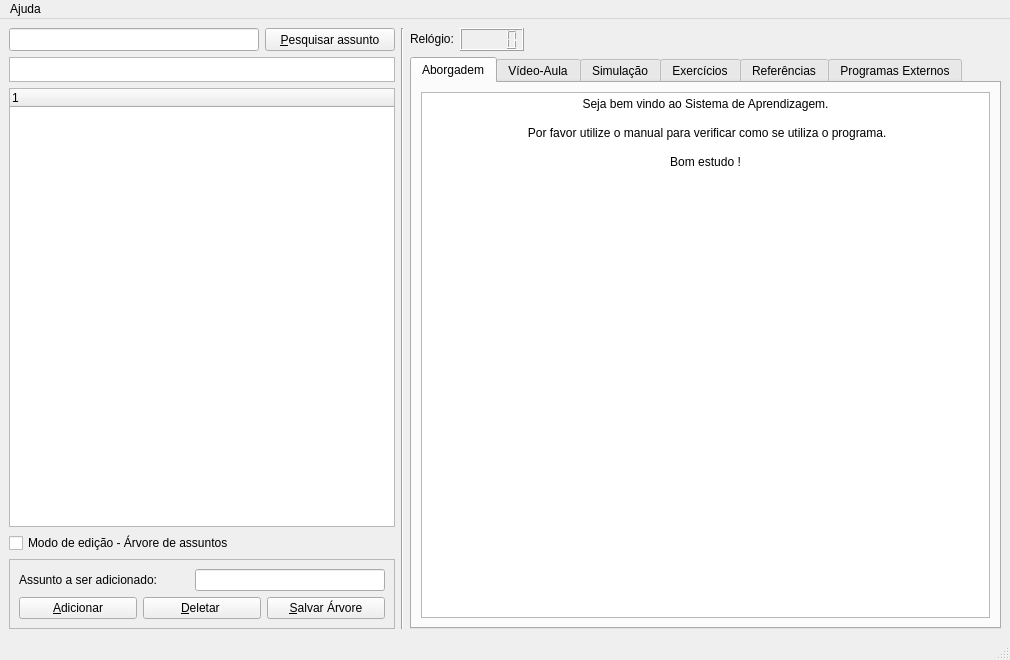
<?xml version="1.0" encoding="UTF-8"?>
<ui version="4.0">
 <class>MainWindow</class>
 <widget class="QMainWindow" name="MainWindow">
  <property name="windowModality">
   <enum>Qt::NonModal</enum>
  </property>
  <property name="geometry">
   <rect>
    <x>0</x>
    <y>0</y>
    <width>1010</width>
    <height>660</height>
   </rect>
  </property>
  <property name="minimumSize">
   <size>
    <width>400</width>
    <height>400</height>
   </size>
  </property>
  <property name="font">
   <font>
    <weight>50</weight>
    <italic>false</italic>
    <bold>false</bold>
    <underline>false</underline>
    <strikeout>false</strikeout>
    <stylestrategy>PreferAntialias</stylestrategy>
   </font>
  </property>
  <property name="cursor">
   <cursorShape>ArrowCursor</cursorShape>
  </property>
  <property name="windowTitle">
   <string>SATEC - Sistema de Aprendizagem de Telecomunicações</string>
  </property>
  <property name="windowIcon">
   <iconset>
    <normaloff>../Icone.png</normaloff>../Icone.png</iconset>
  </property>
  <property name="toolButtonStyle">
   <enum>Qt::ToolButtonIconOnly</enum>
  </property>
  <property name="documentMode">
   <bool>false</bool>
  </property>
  <property name="dockOptions">
   <set>QMainWindow::AllowTabbedDocks|QMainWindow::AnimatedDocks</set>
  </property>
  <property name="unifiedTitleAndToolBarOnMac">
   <bool>false</bool>
  </property>
  <widget class="QWidget" name="centralwidget">
   <layout class="QGridLayout" name="gridLayout_3">
    <item row="0" column="0">
     <widget class="QLineEdit" name="lineSearch">
      <property name="sizePolicy">
       <sizepolicy hsizetype="Expanding" vsizetype="Minimum">
        <horstretch>0</horstretch>
        <verstretch>0</verstretch>
       </sizepolicy>
      </property>
      <property name="maximumSize">
       <size>
        <width>250</width>
        <height>16777215</height>
       </size>
      </property>
     </widget>
    </item>
    <item row="0" column="1">
     <widget class="QPushButton" name="buttonPesquisar">
      <property name="maximumSize">
       <size>
        <width>180</width>
        <height>27</height>
       </size>
      </property>
      <property name="text">
       <string>&amp;Pesquisar assunto</string>
      </property>
     </widget>
    </item>
    <item row="0" column="2" rowspan="5">
     <widget class="Line" name="line">
      <property name="orientation">
       <enum>Qt::Vertical</enum>
      </property>
     </widget>
    </item>
    <item row="0" column="3">
     <widget class="QLabel" name="label_2">
      <property name="text">
       <string>&lt;html&gt;&lt;head/&gt;&lt;body&gt;&lt;p&gt;Relógio:&lt;/p&gt;&lt;/body&gt;&lt;/html&gt;</string>
      </property>
      <property name="textFormat">
       <enum>Qt::RichText</enum>
      </property>
     </widget>
    </item>
    <item row="0" column="4">
     <widget class="QLCDNumber" name="lcdNumber">
      <property name="palette">
       <palette>
        <active>
         <colorrole role="WindowText">
          <brush brushstyle="SolidPattern">
           <color alpha="255">
            <red>255</red>
            <green>255</green>
            <blue>255</blue>
           </color>
          </brush>
         </colorrole>
        </active>
        <inactive>
         <colorrole role="WindowText">
          <brush brushstyle="SolidPattern">
           <color alpha="255">
            <red>255</red>
            <green>255</green>
            <blue>255</blue>
           </color>
          </brush>
         </colorrole>
        </inactive>
        <disabled>
         <colorrole role="WindowText">
          <brush brushstyle="SolidPattern">
           <color alpha="255">
            <red>159</red>
            <green>158</green>
            <blue>158</blue>
           </color>
          </brush>
         </colorrole>
        </disabled>
       </palette>
      </property>
     </widget>
    </item>
    <item row="0" column="5">
     <spacer name="horizontalSpacer">
      <property name="orientation">
       <enum>Qt::Horizontal</enum>
      </property>
      <property name="sizeHint" stdset="0">
       <size>
        <width>420</width>
        <height>20</height>
       </size>
      </property>
     </spacer>
    </item>
    <item row="1" column="0" colspan="2">
     <widget class="QListWidget" name="listPossibles">
      <property name="sizePolicy">
       <sizepolicy hsizetype="Minimum" vsizetype="MinimumExpanding">
        <horstretch>0</horstretch>
        <verstretch>0</verstretch>
       </sizepolicy>
      </property>
      <property name="maximumSize">
       <size>
        <width>415</width>
        <height>25</height>
       </size>
      </property>
     </widget>
    </item>
    <item row="1" column="3" rowspan="4" colspan="3">
     <widget class="QTabWidget" name="tabWidget">
      <property name="acceptDrops">
       <bool>false</bool>
      </property>
      <property name="autoFillBackground">
       <bool>false</bool>
      </property>
      <property name="currentIndex">
       <number>0</number>
      </property>
      <widget class="QWidget" name="tabAbordagem">
       <attribute name="title">
        <string>Aborgadem</string>
       </attribute>
       <layout class="QGridLayout" name="gridLayout_2">
        <item row="0" column="0">
         <widget class="QTextBrowser" name="textAbordagem">
          <property name="frameShape">
           <enum>QFrame::StyledPanel</enum>
          </property>
          <property name="frameShadow">
           <enum>QFrame::Plain</enum>
          </property>
          <property name="html">
           <string>&lt;!DOCTYPE HTML PUBLIC &quot;-//W3C//DTD HTML 4.0//EN&quot; &quot;http://www.w3.org/TR/REC-html40/strict.dtd&quot;&gt;
&lt;html&gt;&lt;head&gt;&lt;meta name=&quot;qrichtext&quot; content=&quot;1&quot; /&gt;&lt;style type=&quot;text/css&quot;&gt;
p, li { white-space: pre-wrap; }
&lt;/style&gt;&lt;/head&gt;&lt;body style=&quot; font-family:'Sans'; font-size:10pt; font-weight:400; font-style:normal;&quot;&gt;
&lt;p align=&quot;center&quot; style=&quot; margin-top:0px; margin-bottom:0px; margin-left:0px; margin-right:0px; -qt-block-indent:0; text-indent:0px;&quot;&gt;&lt;span style=&quot; font-family:'Ubuntu'; font-size:9pt;&quot;&gt;Seja bem vindo ao Sistema de Aprendizagem.&lt;br /&gt;&lt;/span&gt;&lt;/p&gt;
&lt;p align=&quot;center&quot; style=&quot; margin-top:0px; margin-bottom:0px; margin-left:0px; margin-right:0px; -qt-block-indent:0; text-indent:0px;&quot;&gt;&lt;span style=&quot; font-family:'Ubuntu'; font-size:9pt;&quot;&gt; Por favor utilize o manual para verificar como se utiliza o programa.&lt;br /&gt;&lt;br /&gt;Bom estudo !&lt;br /&gt;&lt;br /&gt;&lt;/span&gt;&lt;/p&gt;&lt;/body&gt;&lt;/html&gt;</string>
          </property>
          <property name="openExternalLinks">
           <bool>true</bool>
          </property>
         </widget>
        </item>
       </layout>
      </widget>
      <widget class="QWidget" name="tabVideoAula">
       <attribute name="title">
        <string>Vídeo-Aula</string>
       </attribute>
       <layout class="QGridLayout" name="gridLayout_5">
        <item row="0" column="0">
         <layout class="QVBoxLayout" name="verticalLayout_4">
          <item>
           <widget class="Phonon::VideoPlayer" name="videoPlayer"/>
          </item>
          <item>
           <widget class="Phonon::SeekSlider" name="seekSlider"/>
          </item>
          <item>
           <layout class="QHBoxLayout" name="horizontalLayout_4">
            <item>
             <widget class="QLabel" name="label_3">
              <property name="text">
               <string>Volume:</string>
              </property>
             </widget>
            </item>
            <item>
             <widget class="Phonon::VolumeSlider" name="volumeSlider"/>
            </item>
            <item>
             <widget class="QPushButton" name="buttonReproduzir">
              <property name="text">
               <string>Reproduzir</string>
              </property>
             </widget>
            </item>
            <item>
             <widget class="QPushButton" name="buttonPausar">
              <property name="text">
               <string>Pausar</string>
              </property>
             </widget>
            </item>
           </layout>
          </item>
         </layout>
        </item>
       </layout>
      </widget>
      <widget class="QWidget" name="tabSimulacao">
       <attribute name="title">
        <string>Simulação</string>
       </attribute>
       <layout class="QGridLayout" name="gridLayout_4">
        <item row="0" column="0">
         <layout class="QVBoxLayout" name="verticalLayout">
          <item>
           <widget class="QTextBrowser" name="textExplicacao">
            <property name="html">
             <string>&lt;!DOCTYPE HTML PUBLIC &quot;-//W3C//DTD HTML 4.0//EN&quot; &quot;http://www.w3.org/TR/REC-html40/strict.dtd&quot;&gt;
&lt;html&gt;&lt;head&gt;&lt;meta name=&quot;qrichtext&quot; content=&quot;1&quot; /&gt;&lt;style type=&quot;text/css&quot;&gt;
p, li { white-space: pre-wrap; }
&lt;/style&gt;&lt;/head&gt;&lt;body style=&quot; font-family:'Sans'; font-size:10pt; font-weight:400; font-style:normal;&quot;&gt;
&lt;p style=&quot; margin-top:0px; margin-bottom:0px; margin-left:0px; margin-right:0px; -qt-block-indent:0; text-indent:0px;&quot;&gt;&lt;span style=&quot; font-family:'Ubuntu'; font-size:9pt;&quot;&gt;Texto sobre explicação da simulação atual.&lt;/span&gt;&lt;/p&gt;
&lt;p style=&quot;-qt-paragraph-type:empty; margin-top:0px; margin-bottom:0px; margin-left:0px; margin-right:0px; -qt-block-indent:0; text-indent:0px; font-family:'Ubuntu'; font-size:9pt;&quot;&gt;&lt;/p&gt;
&lt;p style=&quot; margin-top:0px; margin-bottom:0px; margin-left:0px; margin-right:0px; -qt-block-indent:0; text-indent:0px;&quot;&gt;&lt;span style=&quot; font-family:'Ubuntu'; font-size:9pt;&quot;&gt;&lt;br /&gt;&lt;/span&gt;&lt;/p&gt;&lt;/body&gt;&lt;/html&gt;</string>
            </property>
           </widget>
          </item>
          <item>
           <layout class="QHBoxLayout" name="horizontalLayout_2">
            <item>
             <spacer name="horizontalSpacer_2">
              <property name="orientation">
               <enum>Qt::Horizontal</enum>
              </property>
              <property name="sizeHint" stdset="0">
               <size>
                <width>40</width>
                <height>20</height>
               </size>
              </property>
             </spacer>
            </item>
            <item>
             <widget class="QPushButton" name="buttonSimular">
              <property name="text">
               <string>&amp;Simular</string>
              </property>
             </widget>
            </item>
            <item>
             <spacer name="horizontalSpacer_3">
              <property name="orientation">
               <enum>Qt::Horizontal</enum>
              </property>
              <property name="sizeHint" stdset="0">
               <size>
                <width>40</width>
                <height>20</height>
               </size>
              </property>
             </spacer>
            </item>
           </layout>
          </item>
         </layout>
        </item>
       </layout>
      </widget>
      <widget class="QWidget" name="tabExercicios">
       <attribute name="title">
        <string>Exercícios</string>
       </attribute>
       <layout class="QGridLayout" name="gridLayout_7">
        <item row="0" column="0">
         <widget class="QTextBrowser" name="textExercicio">
          <property name="frameShape">
           <enum>QFrame::StyledPanel</enum>
          </property>
          <property name="frameShadow">
           <enum>QFrame::Plain</enum>
          </property>
          <property name="html">
           <string>&lt;!DOCTYPE HTML PUBLIC &quot;-//W3C//DTD HTML 4.0//EN&quot; &quot;http://www.w3.org/TR/REC-html40/strict.dtd&quot;&gt;
&lt;html&gt;&lt;head&gt;&lt;meta name=&quot;qrichtext&quot; content=&quot;1&quot; /&gt;&lt;style type=&quot;text/css&quot;&gt;
p, li { white-space: pre-wrap; }
&lt;/style&gt;&lt;/head&gt;&lt;body style=&quot; font-family:'Sans'; font-size:10pt; font-weight:400; font-style:normal;&quot;&gt;
&lt;p style=&quot; margin-top:0px; margin-bottom:0px; margin-left:0px; margin-right:0px; -qt-block-indent:0; text-indent:0px;&quot;&gt;&lt;span style=&quot; font-family:'Ubuntu'; font-size:9pt;&quot;&gt;Texto sobre os exercícios do assunto atual.&lt;/span&gt;&lt;/p&gt;
&lt;p style=&quot;-qt-paragraph-type:empty; margin-top:0px; margin-bottom:0px; margin-left:0px; margin-right:0px; -qt-block-indent:0; text-indent:0px; font-family:'Ubuntu'; font-size:9pt;&quot;&gt;&lt;/p&gt;
&lt;p style=&quot; margin-top:0px; margin-bottom:0px; margin-left:0px; margin-right:0px; -qt-block-indent:0; text-indent:0px;&quot;&gt;&lt;span style=&quot; font-family:'Ubuntu'; font-size:9pt;&quot;&gt;&lt;br /&gt;&lt;/span&gt;&lt;/p&gt;&lt;/body&gt;&lt;/html&gt;</string>
          </property>
          <property name="openExternalLinks">
           <bool>true</bool>
          </property>
         </widget>
        </item>
       </layout>
      </widget>
      <widget class="QWidget" name="tabReferencias">
       <attribute name="title">
        <string>Referências</string>
       </attribute>
       <layout class="QGridLayout" name="gridLayout_6">
        <item row="0" column="0">
         <widget class="QTextBrowser" name="textReferencias">
          <property name="frameShape">
           <enum>QFrame::StyledPanel</enum>
          </property>
          <property name="frameShadow">
           <enum>QFrame::Plain</enum>
          </property>
          <property name="html">
           <string>&lt;!DOCTYPE HTML PUBLIC &quot;-//W3C//DTD HTML 4.0//EN&quot; &quot;http://www.w3.org/TR/REC-html40/strict.dtd&quot;&gt;
&lt;html&gt;&lt;head&gt;&lt;meta name=&quot;qrichtext&quot; content=&quot;1&quot; /&gt;&lt;style type=&quot;text/css&quot;&gt;
p, li { white-space: pre-wrap; }
&lt;/style&gt;&lt;/head&gt;&lt;body style=&quot; font-family:'Sans'; font-size:10pt; font-weight:400; font-style:normal;&quot;&gt;
&lt;p style=&quot; margin-top:0px; margin-bottom:0px; margin-left:0px; margin-right:0px; -qt-block-indent:0; text-indent:0px;&quot;&gt;&lt;span style=&quot; font-family:'Ubuntu'; font-size:9pt;&quot;&gt;Texto sobre as referências do assunto atual.&lt;/span&gt;&lt;/p&gt;
&lt;p style=&quot;-qt-paragraph-type:empty; margin-top:0px; margin-bottom:0px; margin-left:0px; margin-right:0px; -qt-block-indent:0; text-indent:0px; font-family:'Ubuntu'; font-size:9pt;&quot;&gt;&lt;/p&gt;
&lt;p style=&quot; margin-top:0px; margin-bottom:0px; margin-left:0px; margin-right:0px; -qt-block-indent:0; text-indent:0px;&quot;&gt;&lt;span style=&quot; font-family:'Ubuntu'; font-size:9pt;&quot;&gt;&lt;br /&gt;&lt;/span&gt;&lt;/p&gt;&lt;/body&gt;&lt;/html&gt;</string>
          </property>
          <property name="openExternalLinks">
           <bool>true</bool>
          </property>
         </widget>
        </item>
       </layout>
      </widget>
      <widget class="QWidget" name="tab">
       <attribute name="title">
        <string>Programas Externos</string>
       </attribute>
       <layout class="QFormLayout" name="formLayout">
        <item row="4" column="0">
         <widget class="QRadioButton" name="radioNavegador">
          <property name="text">
           <string>Navegador</string>
          </property>
         </widget>
        </item>
        <item row="3" column="0">
         <widget class="QRadioButton" name="radioAudacity">
          <property name="text">
           <string>Audacity</string>
          </property>
         </widget>
        </item>
        <item row="2" column="0">
         <widget class="QRadioButton" name="radioGedit">
          <property name="text">
           <string>Gedit</string>
          </property>
         </widget>
        </item>
        <item row="1" column="0">
         <widget class="QRadioButton" name="radioGnu">
          <property name="text">
           <string>GNU Radio</string>
          </property>
         </widget>
        </item>
        <item row="5" column="0">
         <widget class="QPushButton" name="buttonAbrir">
          <property name="text">
           <string>Abrir</string>
          </property>
         </widget>
        </item>
       </layout>
      </widget>
     </widget>
    </item>
    <item row="3" column="0" colspan="2">
     <widget class="QCheckBox" name="checkEdicao">
      <property name="layoutDirection">
       <enum>Qt::LeftToRight</enum>
      </property>
      <property name="text">
       <string>Modo de edição - Árvore de assuntos</string>
      </property>
      <property name="tristate">
       <bool>false</bool>
      </property>
     </widget>
    </item>
    <item row="4" column="0" colspan="2">
     <widget class="QFrame" name="widgetEditarArvore">
      <property name="frameShape">
       <enum>QFrame::StyledPanel</enum>
      </property>
      <property name="frameShadow">
       <enum>QFrame::Raised</enum>
      </property>
      <layout class="QGridLayout" name="gridLayout">
       <item row="0" column="0">
        <layout class="QHBoxLayout" name="horizontalLayout_3">
         <item>
          <widget class="QLabel" name="labelEditarArvore">
           <property name="minimumSize">
            <size>
             <width>170</width>
             <height>0</height>
            </size>
           </property>
           <property name="maximumSize">
            <size>
             <width>175</width>
             <height>16777215</height>
            </size>
           </property>
           <property name="text">
            <string>Assunto a ser adicionado:</string>
           </property>
          </widget>
         </item>
         <item>
          <widget class="QLineEdit" name="lineAdicionar">
           <property name="enabled">
            <bool>true</bool>
           </property>
           <property name="minimumSize">
            <size>
             <width>190</width>
             <height>0</height>
            </size>
           </property>
           <property name="maximumSize">
            <size>
             <width>370</width>
             <height>16777215</height>
            </size>
           </property>
          </widget>
         </item>
        </layout>
       </item>
       <item row="1" column="0">
        <layout class="QHBoxLayout" name="horizontalLayout">
         <item>
          <widget class="QPushButton" name="buttonAdicionar">
           <property name="enabled">
            <bool>true</bool>
           </property>
           <property name="minimumSize">
            <size>
             <width>110</width>
             <height>0</height>
            </size>
           </property>
           <property name="text">
            <string>&amp;Adicionar</string>
           </property>
          </widget>
         </item>
         <item>
          <widget class="QPushButton" name="buttonDeletar">
           <property name="enabled">
            <bool>true</bool>
           </property>
           <property name="minimumSize">
            <size>
             <width>110</width>
             <height>0</height>
            </size>
           </property>
           <property name="text">
            <string>&amp;Deletar </string>
           </property>
          </widget>
         </item>
         <item>
          <widget class="QPushButton" name="buttonSalvar">
           <property name="enabled">
            <bool>true</bool>
           </property>
           <property name="minimumSize">
            <size>
             <width>110</width>
             <height>0</height>
            </size>
           </property>
           <property name="maximumSize">
            <size>
             <width>145</width>
             <height>27</height>
            </size>
           </property>
           <property name="text">
            <string>&amp;Salvar Árvore</string>
           </property>
          </widget>
         </item>
        </layout>
       </item>
      </layout>
     </widget>
    </item>
    <item row="2" column="0" colspan="2">
     <widget class="QTreeWidget" name="treeAssuntos">
      <property name="maximumSize">
       <size>
        <width>415</width>
        <height>16777215</height>
       </size>
      </property>
      <property name="animated">
       <bool>true</bool>
      </property>
      <column>
       <property name="text">
        <string notr="true">1</string>
       </property>
      </column>
     </widget>
    </item>
   </layout>
  </widget>
  <widget class="QMenuBar" name="menubar">
   <property name="geometry">
    <rect>
     <x>0</x>
     <y>0</y>
     <width>1010</width>
     <height>23</height>
    </rect>
   </property>
   <widget class="QMenu" name="menuSobre">
    <property name="title">
     <string>Ajuda</string>
    </property>
    <addaction name="actionSobre"/>
    <addaction name="actionSobre_Qt"/>
   </widget>
   <addaction name="menuSobre"/>
  </widget>
  <widget class="QStatusBar" name="statusbar"/>
  <action name="actionSobre">
   <property name="text">
    <string>Sobre</string>
   </property>
  </action>
  <action name="actionSobre_Qt">
   <property name="text">
    <string>Sobre Qt</string>
   </property>
  </action>
 </widget>
 <customwidgets>
  <customwidget>
   <class>Phonon::VideoPlayer</class>
   <extends>QWidget</extends>
   <header location="global">phonon/videoplayer.h</header>
  </customwidget>
  <customwidget>
   <class>Phonon::SeekSlider</class>
   <extends>QWidget</extends>
   <header location="global">phonon/seekslider.h</header>
  </customwidget>
  <customwidget>
   <class>Phonon::VolumeSlider</class>
   <extends>QWidget</extends>
   <header location="global">phonon/volumeslider.h</header>
  </customwidget>
 </customwidgets>
 <resources/>
 <connections/>
</ui>
